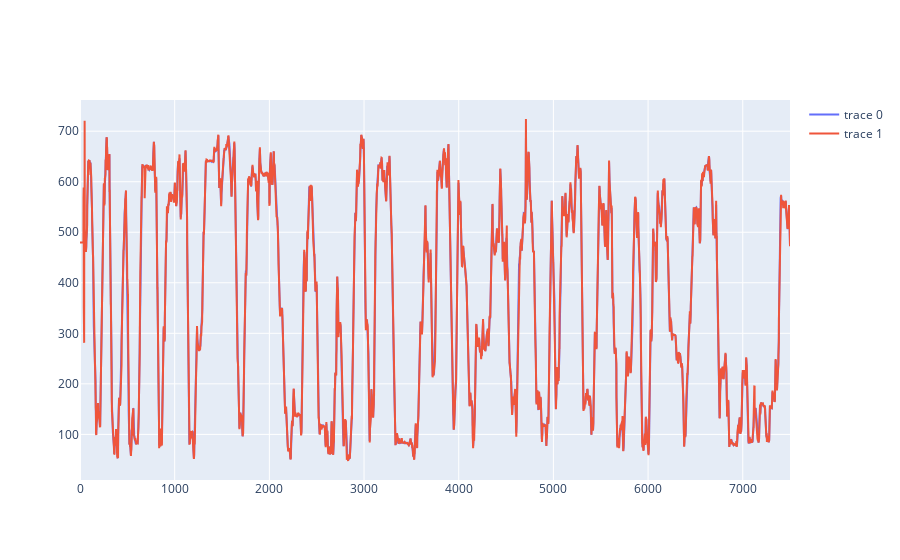

The code cell stored with this chart in its notebook:
### Code cell
import plotly.graph_objects as go

fig = go.Figure()

fig.add_trace(go.Scatter(x=df.index, y=df[scorer]['nose']['x']))
fig.add_trace(go.Scatter(x=df_raw.index, y=df_raw[scorer]['nose']['x']))

### Figure 1 — Plotly figure (JSON) as saved in the notebook; plotly's stock layout.template omitted (floating-point values rounded to 4 significant figures; data arrays with more than 128 entries replaced by an {"elided": "..."} marker saying what was removed)
{"data": [{"type": "scatter", "x": {"elided": "7500 int values"}, "y": {"elided": "7500 float values"}}, {"type": "scatter", "x": {"elided": "7500 int values"}, "y": {"elided": "7500 float values"}}], "layout": {}}
